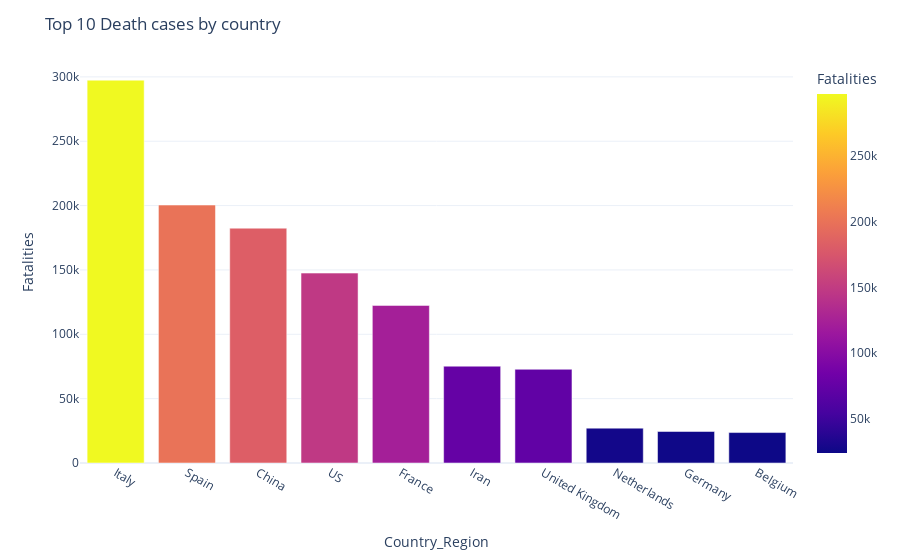

The cell this chart's notebook holds for it:
### Code cell
top10_death = pd.DataFrame(top10_deathcases)
fig = px.bar(top10_death, x=top10_death.index, y='Fatalities', labels={'x':'Country_Region'},
             color="Fatalities", color_continuous_scale=px.colors.sequential.Plasma)
fig.update_layout(title_text=' Top 10 Death cases by country')
fig.show()

### Figure 1 — Plotly figure (JSON) as saved in the notebook; plotly's stock layout.template omitted (floating-point values rounded to 4 significant figures)
{"data": [{"alignmentgroup": "True", "hovertemplate": "Country_Region=%{x}<br>Fatalities=%{marker.color}<extra></extra>", "legendgroup": "", "marker": {"color": [297444, 200412, 182450, 147545, 122427, 75219, 72805, 27083, 24491, 23652], "coloraxis": "coloraxis"}, "name": "", "offsetgroup": "", "orientation": "v", "showlegend": false, "textposition": "auto", "type": "bar", "x": ["Italy", "Spain", "China", "US", "France", "Iran", "United Kingdom", "Netherlands", "Germany", "Belgium"], "xaxis": "x", "y": [297444, 200412, 182450, 147545, 122427, 75219, 72805, 27083, 24491, 23652], "yaxis": "y"}], "layout": {"barmode": "relative", "coloraxis": {"colorbar": {"title": {"text": "Fatalities"}}, "colorscale": [[0, "#0d0887"], [0.1111, "#46039f"], [0.2222, "#7201a8"], [0.3333, "#9c179e"], [0.4444, "#bd3786"], [0.5556, "#d8576b"], [0.6667, "#ed7953"], [0.7778, "#fb9f3a"], [0.8889, "#fdca26"], [1, "#f0f921"]]}, "legend": {"tracegroupgap": 0}, "margin": {"t": 60}, "title": {"text": " Top 10 Death cases by country"}, "xaxis": {"anchor": "y", "domain": [0, 1], "title": {"text": "Country_Region"}}, "yaxis": {"anchor": "x", "domain": [0, 1], "title": {"text": "Fatalities"}}}}
